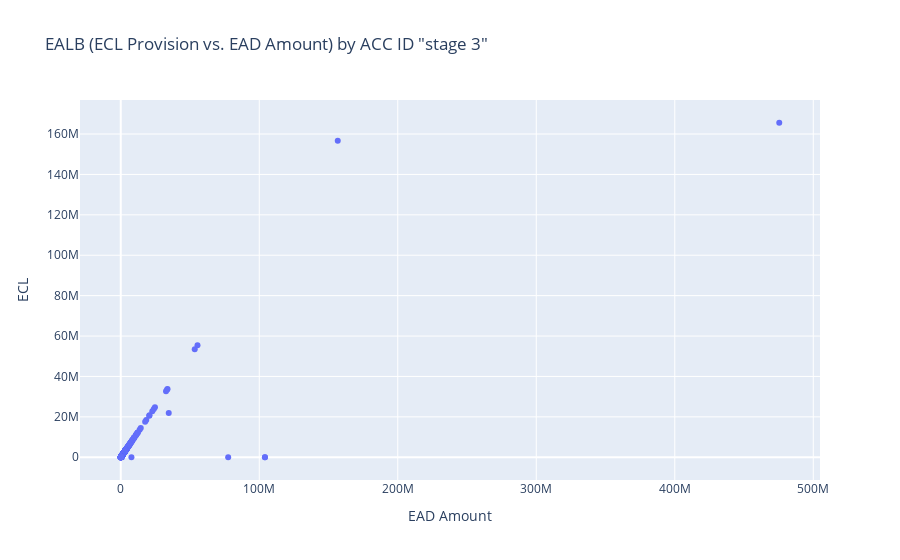

This figure's notebook cell:
### Code cell
df1=df[df['Stage'] == "STAGE_3"]
df1
fig = go.Figure(data=[go.Scatter(
    x=df1["Current Exposure"],
    y=df1["ECL final after all edit"],
    mode='markers',
    hoverinfo='text',
    hovertext=[f'EAD Amount: {ead:,.2f}, ECL: {imp:,.2f}, ACC ID: {acc_id}' for ead, imp, acc_id in zip(df1["Current Exposure"], 
    df1["ECL final after all edit"], df1["Position Id"])]
    )])

fig.update_layout(title='EALB (ECL Provision vs. EAD Amount) by ACC ID "stage 3"',
                  xaxis_title='EAD Amount',
                  yaxis_title='ECL')
fig.write_html("EALB (ECL Provision vs. EAD Amount) by ACC ID S3.html")
asw2 = np.sum(df1["ECL final after all edit"])
as3 =np.sum(df1["Current Exposure"])
print(asw2, as3)
fig.show()

### Figure 1 — Plotly figure (JSON) as saved in the notebook; plotly's stock layout.template omitted (floating-point values rounded to 4 significant figures; data arrays with more than 128 entries replaced by an {"elided": "..."} marker saying what was removed)
{"data": [{"hoverinfo": "text", "hovertext": {"elided": "398 str values"}, "mode": "markers", "type": "scatter", "x": {"elided": "398 float values"}, "y": {"elided": "398 float values"}}], "layout": {"title": {"text": "EALB (ECL Provision vs. EAD Amount) by ACC ID \"stage 3\""}, "xaxis": {"title": {"text": "EAD Amount"}}, "yaxis": {"title": {"text": "ECL"}}}}
